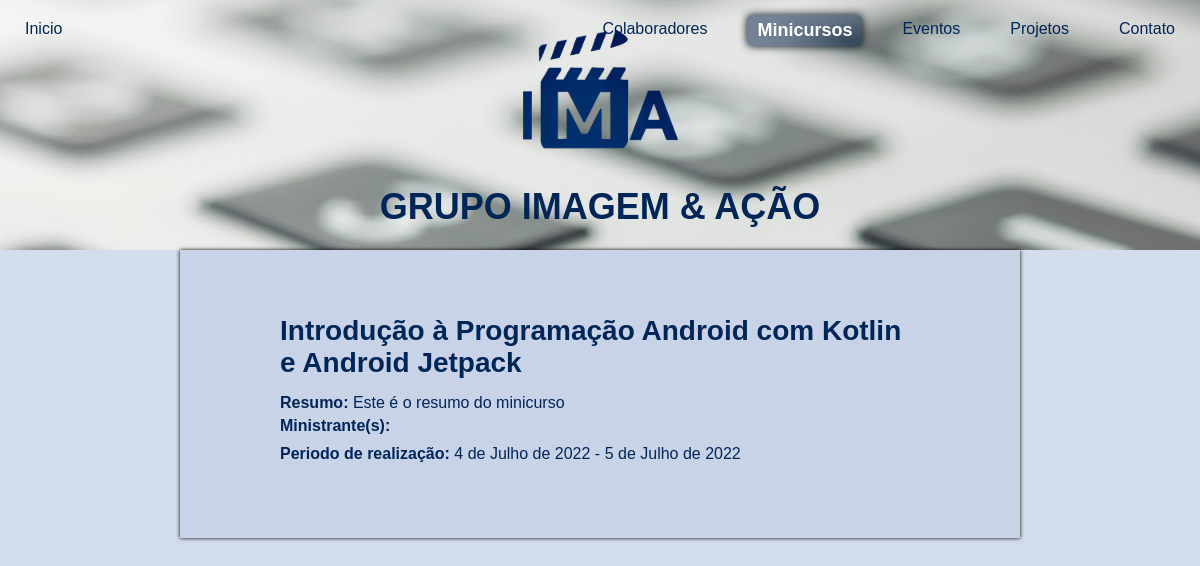
Screenshot of /minicurso/2 with the database file from the repository.
### core/models.py (models this page shows, shortened)
class Minicurso(models.Model):
    titulo = models.CharField('Título', max_length=200)
    resumo = models.TextField('Resumo', blank=True)
    inicio = models.DateField('Data de início')
    fim = models.DateField('Data de fim')
    numero_dias = models.IntegerField('Número de dias')
    fk_evento = models.ForeignKey(Evento, on_delete=models.CASCADE)
    fk_localizacao = models.ForeignKey(Localizacao, on_delete=models.CASCADE)
    fk_metodo = models.ForeignKey(Metodo, on_delete=models.CASCADE)
    class Meta:
        verbose_name = 'Minicurso'
        verbose_name_plural = 'Minicursos'

### core/views.py (the view)
# urls.py: path('minicurso/<int:pk>', MinicursoView.as_view(), name='minicurso'),
class MinicursoView(TemplateView):
    template_name = 'minicurso.html'
    def get_context_data(self, **kwargs):
        course_id = self.kwargs.get('pk')
        context = super().get_context_data(**kwargs)
        context['minicurso'] = Minicurso.objects.get(id=course_id)
        context['ministrantes'] = Ministrante.objects.filter(fk_minicurso=course_id)
        context['videos'] = Video.objects.filter(fk_minicurso=course_id)
        context['arquivos'] = Arquivo.objects.filter(fk_minicurso=course_id)
        return context

### core/templates/minicurso.html (shortened to what this page needs)
{% load static %}
<!DOCTYPE html>
<html lang="pt-br">
    <head>
        <link href="{% static 'css/styles.css' %}" rel="stylesheet" />
        <link href="{% static 'css/projeto.css' %}" rel="stylesheet" />
    </head>
    <body>
        <nav id="navbar">
            <ul>
                <li><a href="{% url 'index' %}" class="nav-left">Inicio</a></li>
                <li>
                    <a href="{% url 'contato' %}" class="nav-right">Contato</a>
                </li>
                <li>
                    <a href="{% url 'projetos' %}" class="nav-right"
                        >Projetos</a
                    >
                </li>
                <li>
                    <a href="{% url 'eventos' %}" class="nav-right">Eventos</a>
                </li>
                <li>
                    <a href="{% url 'minicursos' %}" class="nav-right active"
                        >Minicursos</a
                    >
                </li>
                <li>
                    <a href="{% url 'colaboradores' %}" class="nav-right"
                        >Colaboradores</a
                    >
                </li>
            </ul>
        </nav>
        <div id="title-header">
            <div>
                <a href="/">
                    <img
                        src="{% static 'images/logo.png' %}"
                        alt="Logo do GIMA"
                        id="logo"
                    />
                </a>
                <h1>GRUPO IMAGEM & AÇÃO</h1>
            </div>
        </div>
        <div class="content-box">
            <div id="content-title">
                <h1>{{ minicurso.titulo }}</h1>
            </div>
            <div class="content-text" id="projetos-body">
                <div id="project-header">
                    <p><b>Resumo:</b> {{ minicurso.resumo }} </p>
                    <p>
                        <b>Ministrante(s):</b>
                    </p>
                    <p><b>Periodo de realização:</b> {{ minicurso.inicio }} - {{ minicurso.fim }}</p>
                </div>
            </div>
        </div>
    </body>
</html>

### core/static/css/styles.css (style rules this page uses)
* { margin: 0px; padding: 0px; color: #002557; font-family: sans-serif; }
body { background-color: #d3ddeb; }
#navbar { display: flex; position: absolute; width: 100%; }
#navbar ul { width: 100%; list-style-type: none; }
.nav-left { float: left; }
.nav-right { float: right; }
#navbar ul li a { text-decoration: none; margin: 15px 15px; padding: 5px 10px; font-size: 16px; transition: 200ms; border-radius: 5px; }
#navbar ul li .active { font-weight: bold; font-size: 18px; background-color: #001d447f; color: #ffffff; box-shadow: #000c1d 0px 0px 8px; }
#title-header { display: flex; text-align: center; align-items: center; justify-content: center; height: 250px; background-image: url("/static/images/background.jpg"); background-repeat: no-repeat; background-size: 100%; font-size: 18px; }
#title-header h1 { border-radius: 5px; padding: 15px; }
#logo { height: 128px; margin: 15px; }
.content-box { padding: 50px 100px; margin: 0% 15%; height: auto; background-color: #a5b0df3f; box-shadow: black 0px 0px 4px; }
#content-title { margin: 15px 0px; font-size: 14px; }
.content-text { font-size: 16px; }

### core/static/css/projeto.css (style rules this page uses)
#project-header { text-align: left; }
#project-header p { margin: 5px 0px; }

### rows the page displays
Minicurso: titulo "Introdução à Programação Android com Kotlin e Android Jetpack", resumo "Este é o resumo do minicurso", inicio "4 de Julho de 2022", fim "5 de Julho de 2022"
